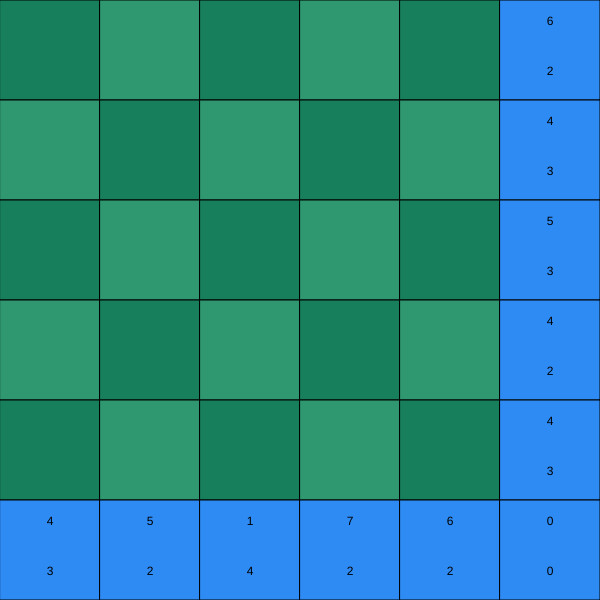
Frame 1 (no input)
Frame 60 (no input): identical to frame 1, image omitted
Frame 120 (the mouse pressed at the canvas centre since frame 60): identical to frame 1, image omitted

The p5.js sketch that drew this single still picture (run headless with seeded random() and noise() and a simulated clock; from frame 60 on, the mouse is pressed at the canvas centre):

// p5.js sketch
// ── sketch.js
var grid;
var cols;
var rows;

var bombTotal = 13;
var twoTotal = 5;
var threeTotal = 3;

var tilesize = 100;

function setup(){
  createCanvas(600,600);
  cols = floor(width/tilesize);
  rows = floor(height/tilesize);
  grid = make2DArray(cols, rows);
  for (var i = 0; i<cols; i++){
    for (var j = 0; j<rows; j++){
      grid[i][j] = new Tile(i,j,tilesize);
    }
  }
  tileGeneration();
  populateCounts();
}

function tileGeneration(){
  //populate 2s
  for (var n = 0; n < twoTotal; n++){
    var i = floor(random(cols-1));
    var j = floor(random(rows-1));
    while(grid[i][j].value != 1){
      var i = floor(random(cols-1));
      var j = floor(random(rows-1));
    }
    grid[i][j].value = 2;
  }
  //populate 3s
  for (var n = 0; n < threeTotal; n++){
    var i = floor(random(cols-1));
    var j = floor(random(rows-1));
    while(grid[i][j].value != 1){
      var i = floor(random(cols-1));
      var j = floor(random(rows-1));
    }
    grid[i][j].value = 3;
  }
  //populate bombs
  for (var n = 0; n < bombTotal; n++){
    var i = floor(random(cols-1));
    var j = floor(random(rows-1));
    while(grid[i][j].value != 1){
      var i = floor(random(cols-1));
      var j = floor(random(rows-1));
    }
    grid[i][j].value = 0;
  }
}

function draw(){
  background(100);
  for (var i = 0; i<cols; i++){
    for (var j = 0; j<rows; j++){
      grid[i][j].show();
    }
  }
}

function populateCounts(){
  this.xscore = new Array(rows-1);
  this.yscore = new Array(rows-1);
  this.xbombs = new Array(cols-1);
  this.ybombs = new Array(cols-1);

  for (var i = 0; i<rows-1; i++){
    xscore[i] = 0;
    yscore[i] = 0;
    xbombs[i] = 0;
    ybombs[i] = 0;
  }

  for (var i = 0; i<cols-1; i++){
    for (var j = 0; j<rows-1; j++){
      if (grid[i][j].value == 0){
        xbombs[i]++;
        ybombs[j]++;
      }
      else{
        xscore[i]+= grid[i][j].value;
        yscore[j]+= grid[i][j].value;
      }
    }
  }

  // console.log("x");
  for (var i = 0; i<cols-1; i++){
    // console.log("---");
    // console.log(xscore[i]);
    // console.log(xbombs[i]);
    grid[i][5].passInfo(xscore[i],xbombs[i]);
  }
  // console.log("y:");
  for (var i = 0; i<cols-1; i++){
    // console.log("---");
    // console.log(yscore[i]);
    // console.log(ybombs[i]);
    grid[5][i].passInfo(yscore[i],ybombs[i]);
  }

}

function mousePressed(){
  if (mouseButton == LEFT){
    for (var i = 0; i<cols-1; i++){
      for (var j = 0; j<rows-1; j++){
        if(grid[i][j].contains(mouseX, mouseY)){
          grid[i][j].reveal();
          if (grid[i][j].value == 0){
            gameOver();
          }
        }
      }
    }
  }
  else if (mouseButton == RIGHT){
    for (var i = 0; i<cols; i++){
      for (var j = 0; j<rows; j++){
        if(grid[i][j].contains(mouseX, mouseY)){
          grid[i][j].flag();
        }
      }
    }
  }
}

function gameOver(){
  for (var i = 0; i<cols-1; i++){
    for (var j = 0; j<rows-1; j++){
      grid[i][j].revealed= true;
    }
  }
}

function make2DArray(cols,rows){
    var arr = new Array(cols);
    for (var i = 0 ; i<arr.length; i++){
      arr[i] = new Array(rows);
    }
    return arr;
}

// ── board.js
class Board {
  constructor() {
    this.tiles = [];
    this.xscore = [];
    this.yscore = [];
    this.xbombs = [];
    this.ybombs = [];
    this.setupPieces();
  }

  setupBoard() {
      for (var i = 0; i<5; i++){
        for (var j = 0; j<5; j++){

          var rand = RNG();
          this.tiles.push(new Tile(i, j, rand ));

          if (rand == 0){
                this.xbombs[i]++;
                this.ybombs[j]++;
          }
          else{
            this.xscore[i] = this.xscore[i]+rand;
            this.yscore[j] = this.yscore[j]+rand;
          }

        }
      }
  }

  RNG(){
    var rand = ( Math.floor((Math.random() * 25) + 1) );
    if (rand < 10){
      return 0;
    }
    else if (rand<13){
      return 2;
    }
    else if (rand<18){
      return 3;
    }
    else{
      return 1;
    }
  }
}

// ── tile.js
class Tile {
  // constructor(x,y,value){
  constructor(i,j,w){
    // this.matrixPosition = createVector(x, y);
    // this.pixelPosition = createVector(x * tileSize + tileSize / 2, y *tileSize + tileSize / 2);

    this.revealed = false;

    this.flagged = false;

    // this.value = 1;
    this.value = 1;
    // if(random(1)<0.3){
    //   this.value = 0;
    // }
    // else{
    //   this.value = 1;
    // }

    this.i = i;
    this.j = j;
    this.w = w;

    this.x = i*w;
    this.y = j*w;

    this.side = false;
    this.sidescore = 0;
    this.sidebombs = 0;
  }

  flag(){
    this.flagged = true;
  }

  show() {
      if (this.revealed){
        // fill(190,132,130);
        // rect(this.x, this.y, this.w, this.w);
        // if(this.value == 0){
        //
        // }
        // else{
          fill(186,135,131);
          rect(this.x, this.y, this.w, this.w);
          textAlign(CENTER);
          fill(0);
          text(this.value, this.x+this.w*0.5, this.y+this.w*0.5);
        // }
      }
      else if (this.flagged){
        if ((this.i + this.j) % 2 == 1){
          fill(47,152,112);
          rect(this.x, this.y, this.w, this.w);
          fill(23,127,92);
          triangle(this.x,this.y+this.w,this.x+this.w,this.y+this.w,this.x+this.w*0.5,this.y);
        }
        else{
          fill(23,127,92);
          rect(this.x, this.y, this.w, this.w);
          fill(47,152,112);
          triangle(this.x,this.y+this.w,this.x+this.w,this.y+this.w,this.x+this.w*0.5,this.y);
        }
      }
      else{
        // for (var i = 0; i < 6; i++) {
        //   for (var j = 0; j < 6; j++) {
        //     if ( (i == 5) || (j == 5) ){
        //       fill(46,139,244);
        //     }
        //     else if ((i + j) % 2 == 1) {
        //       fill(47,152,112);
        //     } else {
        //       fill(23,127,92);
        //     }
        //     rect(i*this.w, j*this.w, this.w, this.w);
        //   }
        // }
          if ( (this.i == 5) || (this.j == 5) ){
            fill(46,139,244);
            rect(this.x, this.y, this.w, this.w);
            textAlign(CENTER);
            fill(0);
            text(this.sidescore, this.x+this.w*0.5, this.y+this.w*0.25);
            text(this.sidebombs, this.x+this.w*0.5, this.y+this.w*0.75);
          }
          else if ((this.i + this.j) % 2 == 1) {
            fill(47,152,112);
            rect(this.x, this.y, this.w, this.w);
          } else {
            fill(23,127,92);
            rect(this.x, this.y, this.w, this.w);
          }
      }
  }

  reveal(){
    this.revealed = true;
  }

  contains(x,y){
    return( (x > this.x && x< this.x+this.w) && (y>this.y && y<this.y+this.w) );
  }

  passInfo(score, bombs){
      this.side = true;
      this.sidescore = score;
      this.sidebombs = bombs;
  }
}
